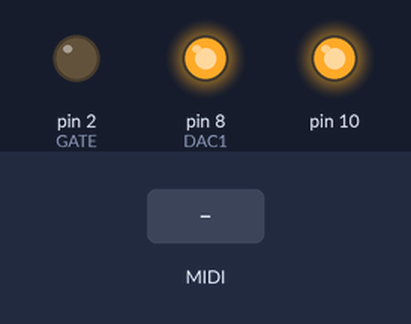
Bench run of a sketch on a simulated Arduino Uno, built with avr-gcc and run on an emulated ATmega328P. Shown: output pins drawn as LEDs (lit = HIGH). The test bench sets the inputs (shaded band). MIDI output is not drawn; pins used as bus, display or sensor lines are not drawn.

Above: at 1.2 s.
1.3 s: MIDI note 36 received
At 1.9 s:
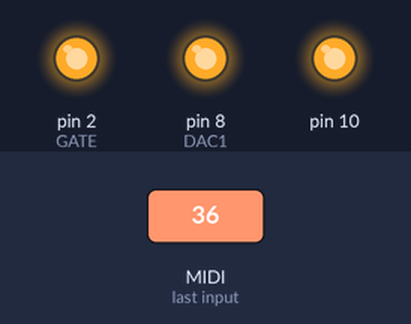
Timing chart, 0 to 4.3 s (numbered marks = the images above; inputs shaded):
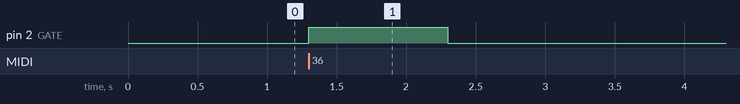

Measured:
- after the input at 1.3 s, pin 2 (GATE): LOW → HIGH at once, → LOW 1.0 s later

The sketch:

midi_to_cv.ino
```cpp
#include <MIDI.h>
#include <SPI.h>

MIDI_CREATE_DEFAULT_INSTANCE();

#define GATE 2
#define TRIG 3
#define TRIG_INV 4
#define DAC1 8

#define NOTE_SF 47.069f // Scaling factor for converting MIDI note to DAC voltage
// DAC input go from 0 to 4095, and our note number go from 0-87
// thus the mapping is note number * (4095 / 87)

void setup() {

  pinMode(GATE, OUTPUT);
  pinMode(TRIG, OUTPUT);
  pinMode(TRIG_INV, OUTPUT);
  pinMode(DAC1, OUTPUT);

  digitalWrite(GATE,LOW);
  digitalWrite(TRIG,LOW);
  digitalWrite(TRIG_INV,HIGH);
  digitalWrite(DAC1,HIGH);

  SPI.begin();
  //Serial.end();
  MIDI.begin(MIDI_CHANNEL_OMNI);
  MIDI.setHandleNoteOn(MyHandleNoteOn);
  MIDI.setHandleNoteOff(MyHandleNoteOff);
}

void loop() {
  MIDI.read();
}

void MyHandleNoteOn(byte channel, byte pitch, byte velocity) {
  // Convert pitch to mV for the DAC output
  int noteMsg = MIDI.getData1() - 21; // MIDI pitch 21 corresponds to the lowest no2te in the 88-key range (A0)
  if (noteMsg < 0 || noteMsg > 87) return; // Ensure pitch is within valid range
  unsigned int mV = (unsigned int)((float)noteMsg * NOTE_SF); // I'm assuming the 0.5 is there to round up?

  // Set DAC (i.e., note CV) voltage
  setVoltage(DAC1, 0, 1, mV); // Set DAC1, channel 0, 2X gain, and the calculated mV
  digitalWrite(GATE,HIGH);
  digitalWrite(TRIG,HIGH);
  digitalWrite(TRIG_INV,LOW);
  delay(1000);
  digitalWrite(TRIG,LOW);
  digitalWrite(TRIG_INV,HIGH);
}

void MyHandleNoteOff(byte channel, byte pitch, byte velocity) {
  digitalWrite(GATE,LOW);
}

void setVoltage(int dacpin, bool channel, bool gain, unsigned int mV) {
  // the command we are writing to the DAC is 16bit
  // first 4 are control (-A/B select, -, -gain, -shutdown), last 12bit is data
  unsigned int command = channel ? 0x9000 : 0x1000;
  command |= gain ? 0x0000 : 0x2000;
  command |= (mV & 0x0FFF);

  SPI.beginTransaction(SPISettings(20000000, MSBFIRST, SPI_MODE0));
  digitalWrite(dacpin, LOW); // this tell dac we are writing
  // the data sheet says it's supposed to take 16, so I don't see why the github guy did 2 8bit transfer
  SPI.transfer16(command);
  //SPI.transfer(command >> 8);
  //SPI.transfer(command & 0xFF);
  digitalWrite(dacpin, HIGH);
  SPI.endTransaction();
}
```
